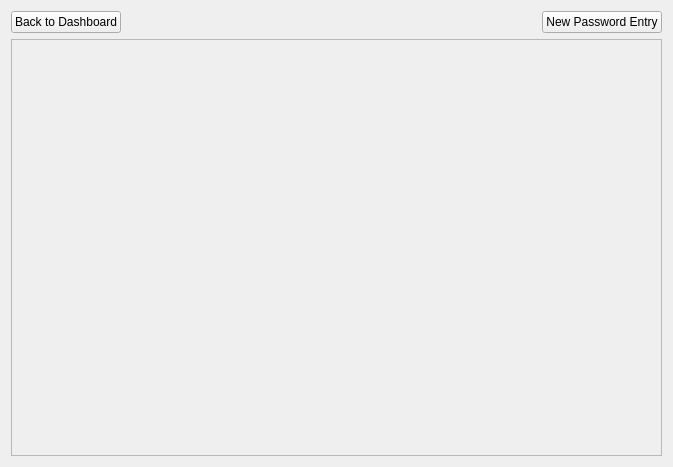
<?xml version="1.0" encoding="UTF-8"?>
<ui version="4.0">
 <class>PasswordManager</class>
 <widget class="QWidget" name="PasswordManager">
  <property name="geometry">
   <rect>
    <x>0</x>
    <y>0</y>
    <width>673</width>
    <height>467</height>
   </rect>
  </property>
  <property name="windowTitle">
   <string>Form</string>
  </property>
  <layout class="QVBoxLayout" name="verticalLayout">
   <item>
    <layout class="QHBoxLayout" name="horizontalLayout">
     <item>
      <widget class="QPushButton" name="backToDashboardButton">
       <property name="text">
        <string>Back to Dashboard</string>
       </property>
      </widget>
     </item>
     <item>
      <spacer name="horizontalSpacer">
       <property name="orientation">
        <enum>Qt::Horizontal</enum>
       </property>
       <property name="sizeHint" stdset="0">
        <size>
         <width>40</width>
         <height>20</height>
        </size>
       </property>
      </spacer>
     </item>
     <item>
      <widget class="QPushButton" name="addPasswordButton">
       <property name="text">
        <string>New Password Entry</string>
       </property>
      </widget>
     </item>
    </layout>
   </item>
   <item>
    <widget class="QStackedWidget" name="stackedWidget">
     <property name="frameShape">
      <enum>QFrame::StyledPanel</enum>
     </property>
     <property name="currentIndex">
      <number>0</number>
     </property>
     <widget class="QWidget" name="passwordsPage">
      <layout class="QVBoxLayout" name="verticalLayout_3">
       <item>
        <widget class="QScrollArea" name="scrollArea">
         <property name="frameShape">
          <enum>QFrame::NoFrame</enum>
         </property>
         <property name="widgetResizable">
          <bool>true</bool>
         </property>
         <widget class="QWidget" name="passwordsContainer">
          <property name="geometry">
           <rect>
            <x>0</x>
            <y>0</y>
            <width>635</width>
            <height>395</height>
           </rect>
          </property>
          <layout class="QVBoxLayout" name="verticalLayout_2"/>
         </widget>
        </widget>
       </item>
      </layout>
     </widget>
     <widget class="QWidget" name="noPasswordsPage">
      <layout class="QVBoxLayout" name="verticalLayout_4">
       <item>
        <widget class="QLabel" name="label">
         <property name="text">
          <string>No passwords saved yet.</string>
         </property>
         <property name="alignment">
          <set>Qt::AlignCenter</set>
         </property>
        </widget>
       </item>
      </layout>
     </widget>
    </widget>
   </item>
  </layout>
 </widget>
 <resources/>
 <connections/>
</ui>
